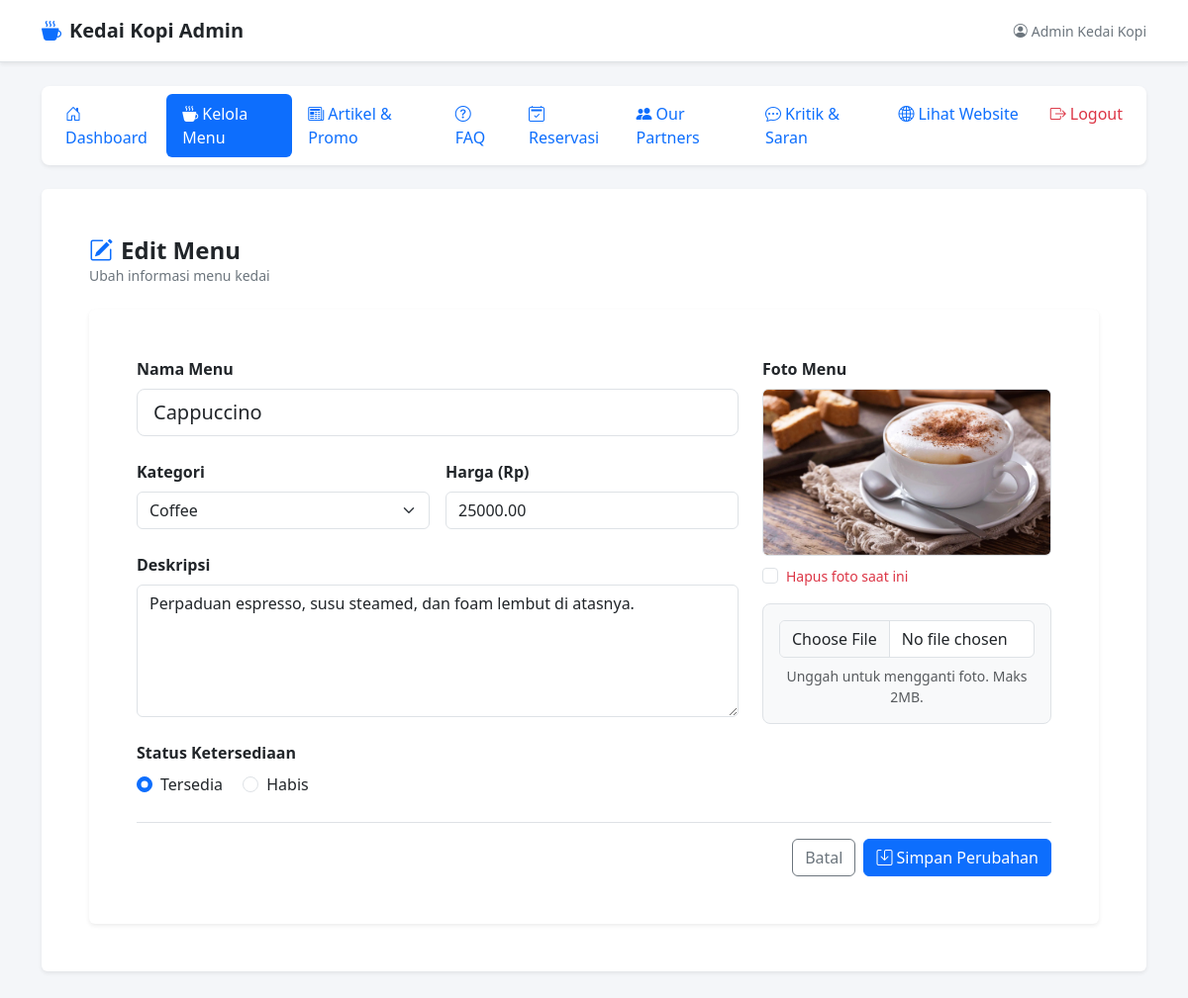
Screenshot of /dist/login/dashboard.php?page=menu_edit&id=2 (signed in) with the database file from the repository.
### tables this page shows
CREATE TABLE IF NOT EXISTS `menu` (
  `id` INT NOT NULL AUTO_INCREMENT,
  `nama_menu` VARCHAR(150) NOT NULL,
  `kategori` VARCHAR(50) NOT NULL DEFAULT 'Coffee',
  `harga` DECIMAL(10,2) NOT NULL DEFAULT 0.00,
  `deskripsi` TEXT DEFAULT NULL,
  `gambar` VARCHAR(255) DEFAULT NULL,
  `status` ENUM('tersedia','habis') NOT NULL DEFAULT 'tersedia',
  `created_at` DATETIME DEFAULT CURRENT_TIMESTAMP,
  `updated_at` DATETIME DEFAULT CURRENT_TIMESTAMP ON UPDATE CURRENT_TIMESTAMP,
  PRIMARY KEY (`id`)
);

### dist/login/menu/edit.php (the view, shortened to what this page needs)
<?php
$id = isset($_GET['id']) ? (int) $_GET['id'] : 0;
$kategoriOptions = ['Coffee', 'Non-Coffee', 'Makanan', 'Snack'];
$uploadDir = __DIR__ . '/../../../uploads/menu/';
$menu = null;
$stmt = $conn->prepare("SELECT * FROM `menu` WHERE `id` = ? LIMIT 1");
if ($stmt) {
    $stmt->bind_param('i', $id);
    $stmt->execute();
    $result = $stmt->get_result();
    $menu = $result ? $result->fetch_assoc() : null;
} else {
    $errorMessage = 'Gagal memproses data: ' . $conn->error;
}
?>
<div class="mb-4">
    <h2 class="h4 mb-0 fw-bold text-dark"><i class="bi bi-pencil-square me-2 text-primary"></i>Edit Menu</h2>
    <p class="text-secondary small mb-0">Ubah informasi menu kedai</p>
</div>
<?php if ($menu): ?>
    <div class="card border-0 shadow-sm bg-white">
        <div class="card-body p-4 p-md-5">
            <form action="dashboard.php?page=menu_edit&id=<?= $id ?>" method="post" enctype="multipart/form-data">
                <div class="row g-4">
                    <div class="col-md-8">
                        <div class="mb-4">
                            <label for="nama_menu" class="form-label fw-bold">Nama Menu</label>
                            <input
                                type="text"
                                class="form-control form-control-lg"
                                id="nama_menu"
                                name="nama_menu"
                                value="<?= isset($_POST['nama_menu']) ? htmlspecialchars((string)$_POST['nama_menu']) : htmlspecialchars($menu['nama_menu']) ?>"
                                required
                            />
                        </div>
                        <div class="row g-3">
                            <div class="col-md-6 mb-4">
                                <label for="kategori" class="form-label fw-bold">Kategori</label>
                                <select class="form-select" id="kategori" name="kategori" required>
                                    <?php foreach ($kategoriOptions as $opt): ?>
                                        <?php $selectedVal = $_POST['kategori'] ?? $menu['kategori']; ?>
                                        <option value="<?= htmlspecialchars($opt) ?>" <?= ($selectedVal === $opt) ? 'selected' : '' ?>><?= htmlspecialchars($opt) ?></option>
                                    <?php endforeach; ?>
                                </select>
                            </div>
                            <div class="col-md-6 mb-4">
                                <label for="harga" class="form-label fw-bold">Harga (Rp)</label>
                                <input
                                    type="number"
                                    min="0"
                                    step="500"
                                    class="form-control"
                                    id="harga"
                                    name="harga"
                                    value="<?= isset($_POST['harga']) ? htmlspecialchars((string)$_POST['harga']) : htmlspecialchars((string)$menu['harga']) ?>"
                                    required
                                />
                            </div>
                        </div>
                        <div class="mb-4">
                            <label for="deskripsi" class="form-label fw-bold">Deskripsi</label>
                            <textarea
                                class="form-control"
                                id="deskripsi"
                                name="deskripsi"
                                rows="5"
                            ><?= isset($_POST['deskripsi']) ? htmlspecialchars((string)$_POST['deskripsi']) : htmlspecialchars((string)$menu['deskripsi']) ?></textarea>
                        </div>
                        <div class="mb-4">
                            <label class="form-label fw-bold d-block">Status Ketersediaan</label>
                            <?php $currentStatus = $_POST['status'] ?? $menu['status']; ?>
                            <div class="form-check form-check-inline">
                                <input class="form-check-input" type="radio" name="status" id="statusTersedia" value="tersedia" <?= $currentStatus === 'tersedia' ? 'checked' : '' ?>>
                                <label class="form-check-label" for="statusTersedia">Tersedia</label>
                            </div>
                            <div class="form-check form-check-inline">
                                <input class="form-check-input" type="radio" name="status" id="statusHabis" value="habis" <?= $currentStatus === 'habis' ? 'checked' : '' ?>>
                                <label class="form-check-label" for="statusHabis">Habis</label>
                            </div>
                        </div>
                    </div>
                    <div class="col-md-4">
                        <label class="form-label fw-bold d-block">Foto Menu</label>
                        <?php if (!empty($menu['gambar']) && file_exists($uploadDir . $menu['gambar'])): ?>
                            <img src="../../../uploads/menu/<?= htmlspecialchars($menu['gambar']) ?>" class="img-fluid rounded mb-2 border" alt="Foto menu">
                            <div class="form-check mb-3">
                                <input class="form-check-input" type="checkbox" name="hapus_gambar" value="1" id="hapusGambar">
                                <label class="form-check-label small text-danger" for="hapusGambar">Hapus foto saat ini</label>
                            </div>
                        <?php endif; ?>
                        <div class="border rounded-3 p-3 text-center bg-light">
                            <input type="file" class="form-control" id="gambar" name="gambar" accept=".jpg,.jpeg,.png,.webp">
                            <p class="text-muted small mt-2 mb-0">Unggah untuk mengganti foto. Maks 2MB.</p>
                        </div>
                    </div>
                </div>
                <div class="d-flex gap-2 justify-content-end pt-3 border-top">
                    <a href="dashboard.php?page=menu" class="btn btn-outline-secondary">Batal</a>
                    <button type="submit" class="btn btn-primary">
                        <i class="bi bi-save me-1"></i>Simpan Perubahan
                    </button>
                </div>
            </form>
        </div>
    </div>
<?php endif; ?>

### dist/login/dashboard.php (style rules this page uses)
body { background-color: #f4f6f9; }

### rows the page displays
menu: nama_menu "Cappuccino", kategori "Coffee", harga "25000.00", deskripsi "Perpaduan espresso, susu steamed, dan foam lembut di atasnya.", status "☑ Tersedia", status "☐ Habis", gambar (picture)

### other values shown
$userName "Admin Kedai Kopi"
